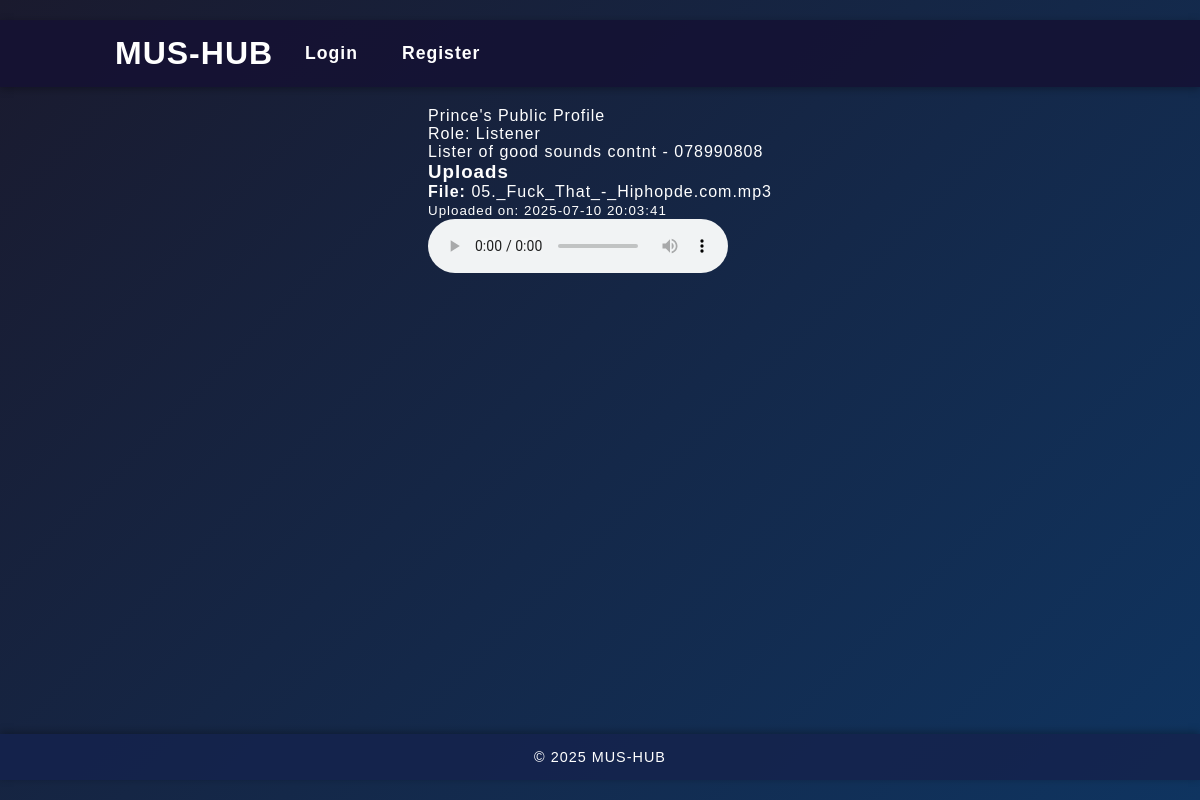
Page /user/7 on the committed database.
### app.py (models this page shows)
class User(db.Model):
    UserID = db.Column(db.Integer, primary_key=True)
    Username = db.Column(db.String(80), nullable=False)
    Email = db.Column(db.String(120), unique=True, nullable=False)
    Password = db.Column(db.String(200), nullable=False)
    Role = db.Column(db.String(20), nullable=False)
    Bio = db.Column(db.String(500))
    comments = db.relationship('Comment', backref='author', lazy=True)

class Content(db.Model):
    ContentID = db.Column(db.Integer, primary_key=True)
    UserID = db.Column(db.Integer, db.ForeignKey('user.UserID'), nullable=False)
    FilePath = db.Column(db.String(200), nullable=False)
    UploadDate = db.Column(db.DateTime, default=datetime.utcnow)
    user = db.relationship('User', backref='contents')

### app.py (the view)
@app.route('/user/<int:user_id>')
def public_profile(user_id):
    user = User.query.get_or_404(user_id)
    uploads = Content.query.filter_by(UserID=user_id).order_by(Content.UploadDate.desc()).all()
    return render_template('public_profile.html', user=user, uploads=uploads)

### app.py (called while the page is built)
@app.context_processor
def inject_now():
    return {
        'now': datetime.utcnow(),
        'current_user_id': session.get('user_id')
    }

### templates/public_profile.html (shortened to what this page needs)
{% extends "base.html" %}
{% block content %}
<div class="public-profile-container">
  <div class="public-header">{{ user.Username }}'s Public Profile</div>
  <div class="user-role">Role: {{ user.Role }}</div>
  <div class="user-bio">
    {{ user.Bio or "No bio provided yet." }}
  </div>
  <div class="uploads-section">
    <h3>Uploads</h3>
    {% if uploads %}
      {% for content in uploads %}
        <div class="upload-item">
          <p><strong>File:</strong> {{ content.FilePath }}</p>
          <p><small>Uploaded on: {{ content.UploadDate.strftime('%Y-%m-%d %H:%M:%S') }}</small></p>
          {% set ext = content.FilePath.split('.')[-1].lower() %}
          {% if ext in ['mp3', 'wav', 'ogg'] %}
            <audio controls>
              <source src="{{ url_for('static', filename='uploads/' ~ content.FilePath) }}" type="audio/{{ ext }}">
            </audio>
          {% elif ext in ['mp4', 'webm'] %}
            <video controls width="100%">
              <source src="{{ url_for('static', filename='uploads/' ~ content.FilePath) }}" type="video/{{ ext }}">
              Your browser does not support video playback.
            </video>
          {% else %}
            <p>Preview not available for this file type.</p>
          {% endif %}
        </div>
      {% endfor %}
    {% else %}
      <p>This user hasn’t uploaded anything yet.</p>
    {% endif %}
  </div>
</div>
{% endblock %}

### static/base.css (style rules this page uses)
:root { --background: #1a1a2e; --color: #ffffff; --primary-color: #0f3460; --accent-color: #0b0885; --glass-bg: rgba(255, 255, 255, 0.05); }
* { box-sizing: border-box; margin: 0; padding: 0; }
html { scroll-behavior: smooth; }
body { font-family: "Poppins", sans-serif; background: linear-gradient(135deg, var(--background), var(--primary-color)); color: var(--color); letter-spacing: 1px; min-height: 100vh; display: flex; flex-direction: column; padding: 20px 0; }

### rows in the picture
User: Username "Prince", Role "Listener", Bio "Lister of good sounds contnt - 078990808"
Content: FilePath "05._Fuck_That_-_Hiphopde.com.mp3", UploadDate "2025-07-10 20:03:41"
